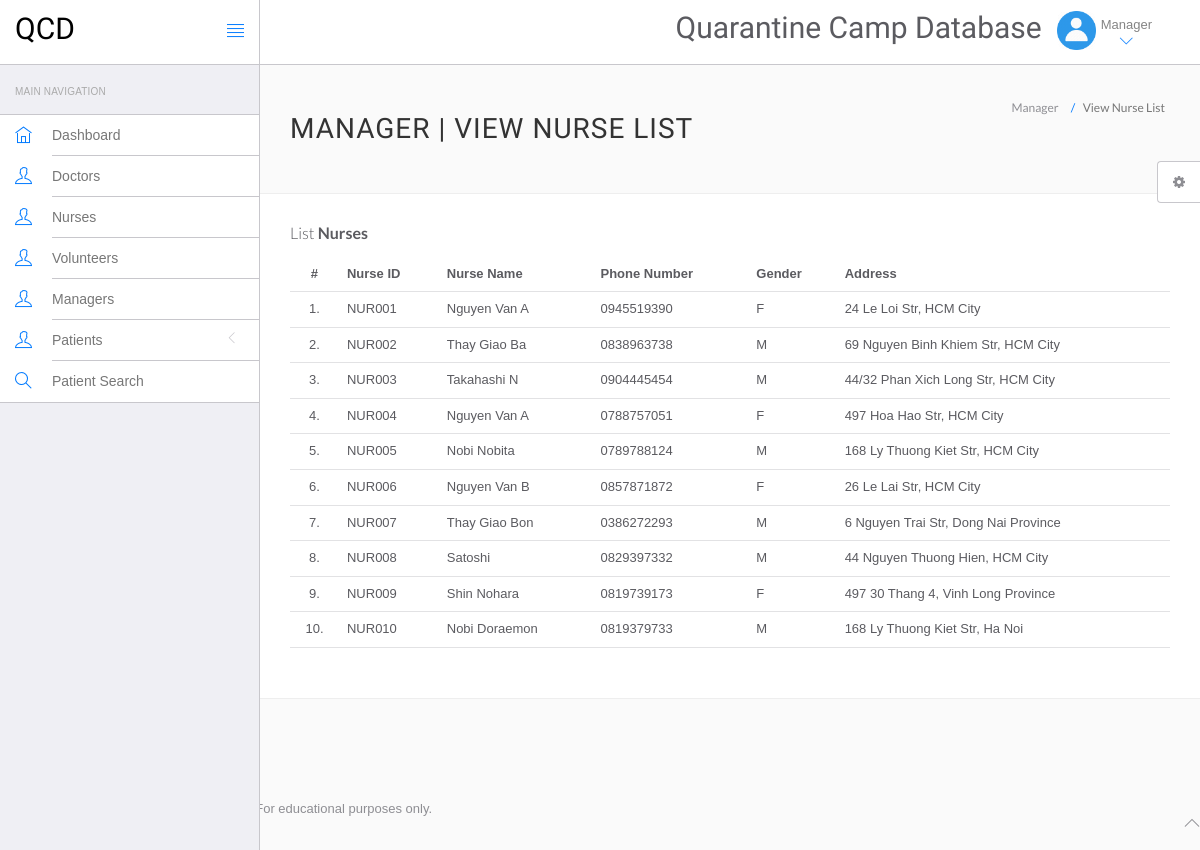
Screenshot of /camp/nurse-list.php (signed in) with the database file from the repository.
### tables this page shows
CREATE TABLE NURSE ( 
    Nurse_ID            CHAR(6)         PRIMARY KEY, 
    CONSTRAINT          fk_nurse_person_id FOREIGN KEY (Nurse_ID) 
                                REFERENCES PERSON(Person_ID) 
                                ON DELETE CASCADE
);

CREATE TABLE PERSON ( 
    Person_ID           CHAR(6)         PRIMARY KEY, 
    Person_address      VARCHAR(50), 
    Person_name         VARCHAR(30)     NOT NULL, 
    Gender              CHAR(1), 
    Phone_no            CHAR(10),
    CONSTRAINT          check_person_gender CHECK (Gender = 'M' or Gender = 'F' or Gender IS NULL)
);

### camp/nurse-list.php (the view, shortened to what this page needs)
<?php
include('include/config.php');
?>
<!DOCTYPE html>
<html lang="en">
	<head>
		<link rel="stylesheet" href="vendor/bootstrap/css/bootstrap.min.css">
		<link rel="stylesheet" href="vendor/fontawesome/css/font-awesome.min.css">
		<link rel="stylesheet" href="vendor/themify-icons/themify-icons.min.css">
		<link href="vendor/animate.css/animate.min.css" rel="stylesheet" media="screen">
		<link href="vendor/perfect-scrollbar/perfect-scrollbar.min.css" rel="stylesheet" media="screen">
		<link href="vendor/switchery/switchery.min.css" rel="stylesheet" media="screen">
		<link href="vendor/bootstrap-touchspin/jquery.bootstrap-touchspin.min.css" rel="stylesheet" media="screen">
		<link href="vendor/select2/select2.min.css" rel="stylesheet" media="screen">
		<link href="vendor/bootstrap-datepicker/bootstrap-datepicker3.standalone.min.css" rel="stylesheet" media="screen">
		<link href="vendor/bootstrap-timepicker/bootstrap-timepicker.min.css" rel="stylesheet" media="screen">
		<link rel="stylesheet" href="assets/css/styles.css">
		<link rel="stylesheet" href="assets/css/plugins.css">
		<link rel="stylesheet" href="assets/css/themes/theme-1.css" id="skin_color" />
	</head>
	<body>
		<div id="app">
<?php include('include/sidebar.php');?>
<div class="app-content">
<?php include('include/header.php');?>
<div class="main-content" >
<div class="wrap-content container" id="container">
<section id="page-title">
<div class="row">
<div class="col-sm-8">
<h1 class="mainTitle">Manager | View Nurse List</h1>
</div>
<ol class="breadcrumb">
<li>
<span>Manager</span>
</li>
<li class="active">
<span>View Nurse List</span>
</li>
</ol>
</div>
</section>
<div class="container-fluid container-fullw bg-white">
<div class="row">
<div class="col-md-12">
<h5 class="over-title margin-bottom-15">List <span class="text-bold">Nurses</span></h5>
<table class="table table-hover" id="sample-table-1">
<thead>
<tr>
<th class="center">#</th>
<th>Nurse ID</th>
<th>Nurse Name</th>
<th>Phone Number</th>
<th>Gender</th>
<th>Address</th>
</tr>
</thead>
<tbody>
<?php
$sql=mysqli_query($con,"select * from nurse join person on (nurse.Nurse_ID = person.Person_ID)");
$cnt=1;
while($row=mysqli_fetch_array($sql))
{
?>
<tr>
<td class="center"><?php echo $cnt;?>.</td>
<td class="hidden-xs"><?php echo $row['Person_ID'];?></td>
<td><?php echo $row['Person_name'];?></td>
<td><?php echo $row['Phone_no'];?></td>
<td><?php echo $row['Gender'];?></td>
<td><?php echo $row['Person_address'];?>
</tr>
<?php
$cnt=$cnt+1;
 }?></tbody>
</table>
</div>
</div>
</div>
</div>
</div>
</div>
</div>
	<?php include('include/footer.php');?>
	<?php include('include/setting.php');?>
	</body>
</html>

### camp/assets/css/themes/theme-1.css (style rules this page uses)
body { background: #FAFAFA; }

### rows the page displays
nurse: Nurse_ID.Person_ID "NUR001", Nurse_ID.Person_name "Nguyen Van A", Nurse_ID.Phone_no "0945519390", Nurse_ID.Gender "F", Nurse_ID.Person_address "24 Le Loi Str, HCM City"
nurse: Nurse_ID.Person_ID "NUR002", Nurse_ID.Person_name "Thay Giao Ba", Nurse_ID.Phone_no "0838963738", Nurse_ID.Gender "M", Nurse_ID.Person_address "69 Nguyen Binh Khiem Str, HCM City"
nurse: Nurse_ID.Person_ID "NUR003", Nurse_ID.Person_name "Takahashi N", Nurse_ID.Phone_no "0904445454", Nurse_ID.Gender "M", Nurse_ID.Person_address "44/32 Phan Xich Long Str, HCM City"
nurse: Nurse_ID.Person_ID "NUR004", Nurse_ID.Person_name "Nguyen Van A", Nurse_ID.Phone_no "0788757051", Nurse_ID.Gender "F", Nurse_ID.Person_address "497 Hoa Hao Str, HCM City"
nurse: Nurse_ID.Person_ID "NUR005", Nurse_ID.Person_name "Nobi Nobita", Nurse_ID.Phone_no "0789788124", Nurse_ID.Gender "M", Nurse_ID.Person_address "168 Ly Thuong Kiet Str, HCM City"
nurse: Nurse_ID.Person_ID "NUR006", Nurse_ID.Person_name "Nguyen Van B", Nurse_ID.Phone_no "0857871872", Nurse_ID.Gender "F", Nurse_ID.Person_address "26 Le Lai Str, HCM City"
nurse: Nurse_ID.Person_ID "NUR007", Nurse_ID.Person_name "Thay Giao Bon", Nurse_ID.Phone_no "0386272293", Nurse_ID.Gender "M", Nurse_ID.Person_address "6 Nguyen Trai Str, Dong Nai Province"
nurse: Nurse_ID.Person_ID "NUR008", Nurse_ID.Person_name "Satoshi", Nurse_ID.Phone_no "0829397332", Nurse_ID.Gender "M", Nurse_ID.Person_address "44 Nguyen Thuong Hien, HCM City"
nurse: Nurse_ID.Person_ID "NUR009", Nurse_ID.Person_name "Shin Nohara", Nurse_ID.Phone_no "0819739173", Nurse_ID.Gender "F", Nurse_ID.Person_address "497 30 Thang 4, Vinh Long Province"
nurse: Nurse_ID.Person_ID "NUR010", Nurse_ID.Person_name "Nobi Doraemon", Nurse_ID.Phone_no "0819379733", Nurse_ID.Gender "M", Nurse_ID.Person_address "168 Ly Thuong Kiet Str, Ha Noi"
